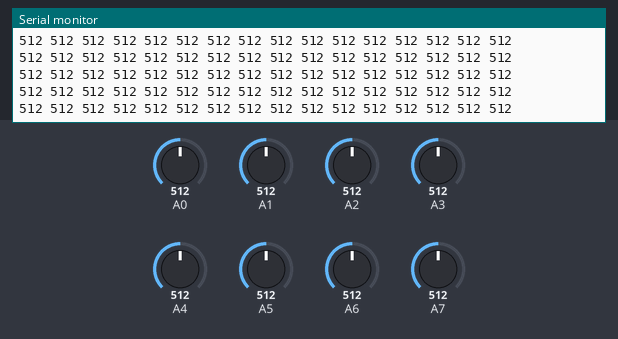
This sketch was run on a simulated Arduino Uno, built with avr-gcc and run on an emulated ATmega328P. Parts: the last lines printed to the serial monitor. The test bench sets the inputs (shaded band); at power-on: A0 = 512, A1 = 512, A2 = 512, A3 = 512, A4 = 512, A5 = 512, A6 = 512, A7 = 512.

Above: at 1.2 s.
1.3 s: A0 set to 109
At 1.42 s:
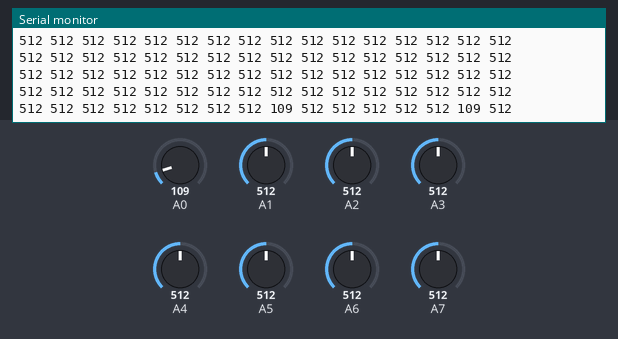
4.3 s: A0 set to 95
At 4.32 s:
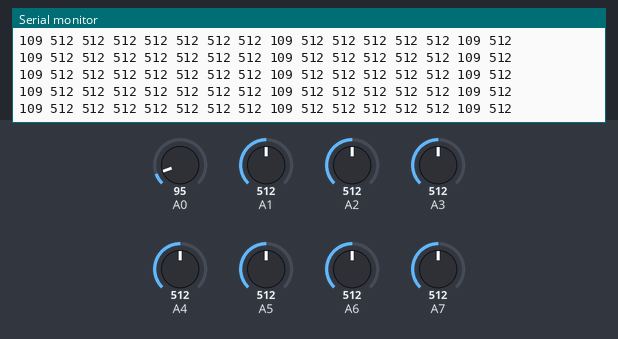
7.3 s: A1 set to 105
At 7.3 s:
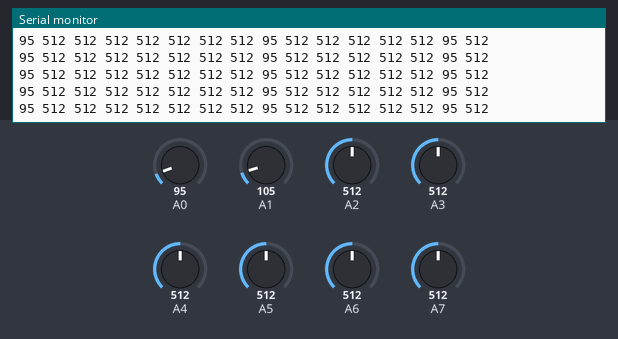
8.8 s: A1 set to 94
At 8.84 s:
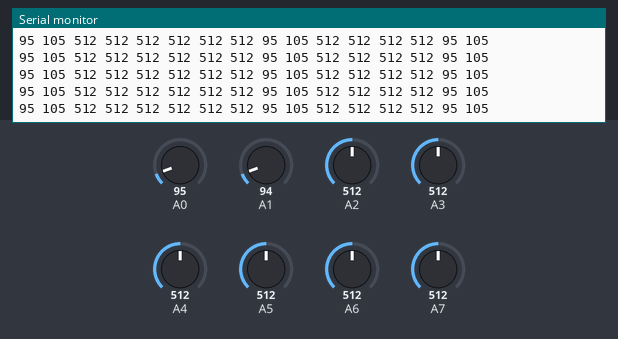
11.8 s: A2 set to 107
At 11.85 s:
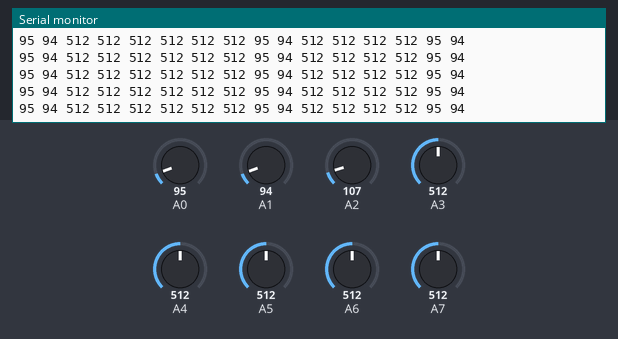
13.3 s: A2 set to 92
At 15.76 s:
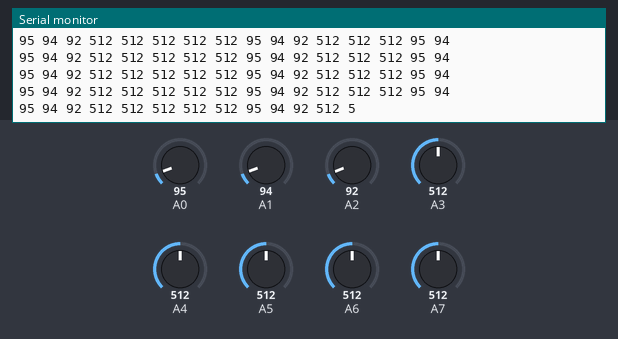
Timing chart, 0 to 15.8 s (numbered marks = the images above; inputs shaded):
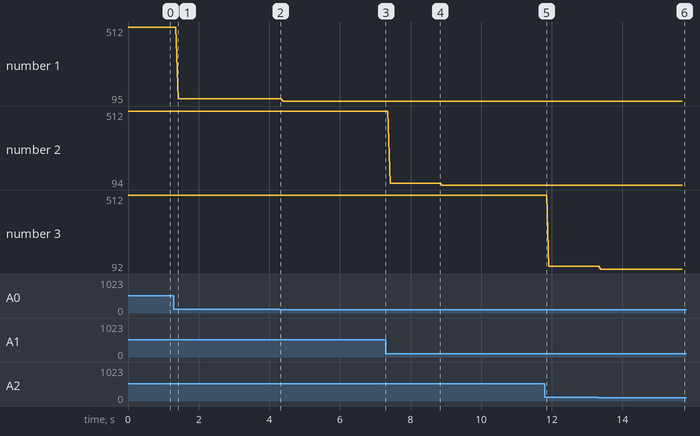

Measured:
- the behaviour switches between 100 and 99 on A2 (found by bisection; images 5 and 6)
- after the input at 1.3 s, the serial monitor: prints a new line after 0.05 s (image 1)
- after the input at 13.3 s, the serial monitor: prints a new line after 0.08 s (image 6)
- plotted number 1: 512 → 109 after the input at 1.3 s, 109 → 95 after the input at 4.3 s
- plotted number 2: 512 → 105 after the input at 7.3 s, 105 → 94 after the input at 8.8 s
- plotted number 3: 512 → 107 after the input at 11.8 s, 107 → 92 after the input at 13.3 s

The sketch:

analog_dump.ino
```cpp
void setup(){
Serial.begin(9600);
}

void loop(){

for (int i=0; i<16;i++)
  {
    Serial.print(analogRead(i));
    Serial.print(" ");
  }
  Serial.print("\n");

}
```
